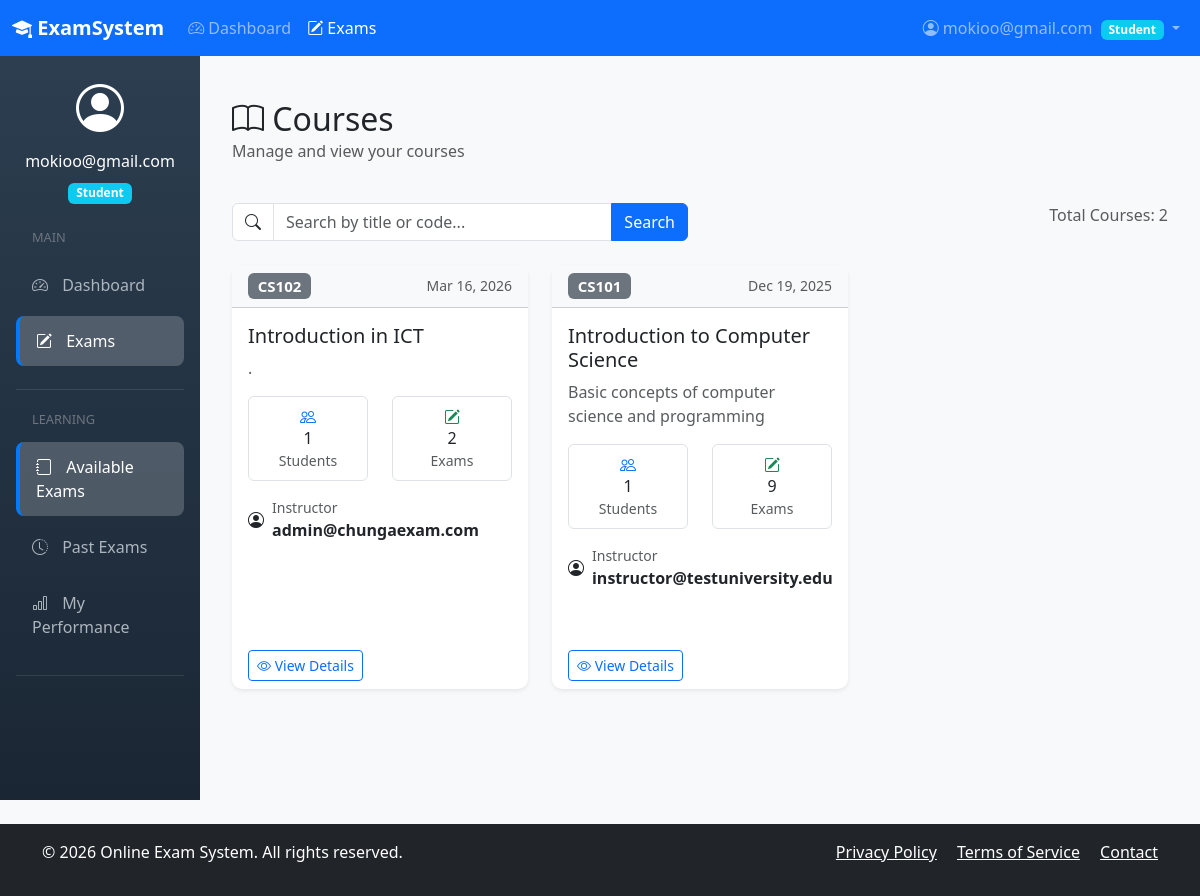
The page /exams/courses/ (signed in) on the database its author committed.
### apps/users/models.py (models this page shows, shortened)
class CustomUser(AbstractUser):
    USER_ROLES = (
        ('ADMIN', 'Administrator'),
        ('INSTRUCTOR', 'Instructor'),
        ('STUDENT', 'Student'),
    )
    email = models.EmailField(_('email address'), unique=True)
    role = models.CharField(max_length=20, choices=USER_ROLES, default='STUDENT')
    institution = models.ForeignKey(Institution, on_delete=models.SET_NULL, null=True, blank=True)
    username = models.CharField(max_length=150, unique=True)
    USERNAME_FIELD = 'email'
    REQUIRED_FIELDS = ['username', 'role']
    objects = CustomUserManager()
    class Meta:
        verbose_name = _('user')
        verbose_name_plural = _('users')

### apps/exams/models.py (models this page shows, shortened)
class Course(models.Model):
    course_id = models.UUIDField(primary_key=True, default=uuid.uuid4, editable=False)
    title = models.CharField(max_length=255)
    code = models.CharField(max_length=50, unique=True)
    description = models.TextField(blank=True)
    instructor = models.ForeignKey(CustomUser, on_delete=models.CASCADE, related_name='courses_taught')
    institution = models.ForeignKey(Institution, on_delete=models.CASCADE, null=True)
    created_at = models.DateTimeField(auto_now_add=True)

### apps/exams/views.py (the view)
# urls.py: path('courses/', views.course_list, name='course_list'),
@login_required
def course_list(request):
    user = request.user
    search_query = request.GET.get('search', '')
    if user.role == 'ADMIN':
        courses = Course.objects.all()
    elif user.role == 'INSTRUCTOR':
        courses = Course.objects.filter(instructor=user)
    else:  # STUDENT
        courses = Course.objects.filter(
            enrollment__student=user,  # Changed from enrollments to enrollment
            enrollment__is_active=True
        )
    if search_query:
        courses = courses.filter(
            Q(title__icontains=search_query) |
            Q(code__icontains=search_query) |
            Q(description__icontains=search_query)
        )
    courses = courses.order_by('-created_at')
    for course in courses:
        course.student_count = Enrollment.objects.filter(
            course=course,
            is_active=True
        ).count()
        course.exam_count = course.exam_set.count()
    context = {
        'courses': courses,
        'search_query': search_query,
        'total_courses': courses.count(),
        'can_create': user.role in ['INSTRUCTOR', 'ADMIN'],
    }
    return render(request, 'exams/course_list.html', context)

### apps/core/context_processors.py (called while the page is built)
def notification_counts(request):
    if request.user.is_authenticated:
        if request.user.role in ['INSTRUCTOR', 'ADMIN']:
            flagged_count = ProctoringSession.objects.filter(
                submission__exam__instructor=request.user,
                status='FLAGGED'
            ).count()
            pending_count = Submission.objects.filter(
                exam__instructor=request.user,
                is_graded=False,
                submitted_at__isnull=False
            ).count()
            return {
                'flagged_sessions_count': flagged_count,
                'grading_pending_count': pending_count
            }
    return {}

### templates/exams/course_list.html (shortened to what this page needs)
{% extends 'base.html' %}
{% load static %}
{% block content %}
<div class="container-fluid py-4">
    <div class="row mb-4">
        <div class="col-md-8">
            <h2 class="mb-0">
                <i class="bi bi-book"></i> Courses
            </h2>
            <p class="text-muted">Manage and view your courses</p>
        </div>
        <div class="col-md-4 text-end">
        </div>
    </div>
    <div class="row mb-4">
        <div class="col-md-6">
            <form method="get" class="d-flex">
                <div class="input-group">
                    <span class="input-group-text bg-white">
                        <i class="bi bi-search"></i>
                    </span>
                    <input type="text"
                           name="search"
                           class="form-control"
                           placeholder="Search by title or code..."
                           value="{{ search_query }}">
                    <button type="submit" class="btn btn-primary">Search</button>
                </div>
            </form>
        </div>
        <div class="col-md-6 text-end">
            <span class="text-muted">Total Courses: {{ total_courses }}</span>
        </div>
    </div>
    {% if courses %}
    <div class="row row-cols-1 row-cols-md-2 row-cols-lg-3 g-4">
        {% for course in courses %}
        <div class="col">
            <div class="card h-100 shadow-sm hover-shadow">
                <div class="card-header bg-light">
                    <div class="d-flex justify-content-between align-items-center">
                        <h5 class="card-title mb-0">
                            <span class="badge bg-secondary">{{ course.code }}</span>
                        </h5>
                        <small class="text-muted">{{ course.created_at|date:"M d, Y" }}</small>
                    </div>
                </div>
                <div class="card-body">
                    <h5 class="card-title">{{ course.title }}</h5>
                    <p class="card-text text-muted">
                        {{ course.description|truncatewords:20|default:"No description provided." }}
                    </p>
                    <div class="row mt-3 mb-3">
                        <div class="col-6 text-center">
                            <div class="border rounded p-2">
                                <i class="bi bi-people text-primary"></i>
                                <h6 class="mb-0">{{ course.student_count }}</h6>
                                <small class="text-muted">Students</small>
                            </div>
                        </div>
                        <div class="col-6 text-center">
                            <div class="border rounded p-2">
                                <i class="bi bi-pencil-square text-success"></i>
                                <h6 class="mb-0">{{ course.exam_count }}</h6>
                                <small class="text-muted">Exams</small>
                            </div>
                        </div>
                    </div>
                    <div class="d-flex align-items-center mb-3">
                        <i class="bi bi-person-circle me-2"></i>
                        <div>
                            <small class="text-muted d-block">Instructor</small>
                            <strong>{{ course.instructor.get_full_name|default:course.instructor.email }}</strong>
                        </div>
                    </div>
                </div>
                <div class="card-footer bg-transparent border-top-0">
                    <div class="d-flex justify-content-between">
                        <a href="{% url 'exams:course_detail' course.course_id %}"
                           class="btn btn-sm btn-outline-primary">
                            <i class="bi bi-eye"></i> View Details
                        </a>
                    </div>
                </div>
            </div>
        </div>
        {% endfor %}
    </div>
    {% endif %}
</div>
{% endblock %}

### templates/base.html (shortened to what this page needs)
<!DOCTYPE html>
<html lang="en">
<head>
    <link href="https://cdn.jsdelivr.net/npm/bootstrap@5.3.0-alpha1/dist/css/bootstrap.min.css" rel="stylesheet">
    <link rel="stylesheet" href="https://cdn.jsdelivr.net/npm/bootstrap-icons@1.10.0/font/bootstrap-icons.css">
</head>
<body>
    <nav class="navbar navbar-expand-lg navbar-dark bg-primary sticky-top">
        <div class="container-fluid">
            <a class="navbar-brand" href="{% url 'core:home' %}">
                <i class="bi bi-mortarboard-fill"></i> ExamSystem
            </a>
            <div class="collapse navbar-collapse" id="navbarNav">
                <ul class="navbar-nav me-auto">
                    <li class="nav-item">
                        <a class="nav-link {% if request.resolver_match.url_name == 'dashboard' %}active{% endif %}" href="{% url 'core:dashboard' %}">
                            <i class="bi bi-speedometer2"></i> Dashboard
                        </a>
                    </li>
                    <li class="nav-item">
                        <a class="nav-link {% if 'exam' in request.path %}active{% endif %}" href="{% url 'exams:exam_list' %}">
                            <i class="bi bi-pencil-square"></i> Exams
                        </a>
                    </li>
                </ul>
                <ul class="navbar-nav">
                    {% if user.is_authenticated %}
                        <li class="nav-item dropdown">
                            <a class="nav-link dropdown-toggle" href="#" role="button" data-bs-toggle="dropdown">
                                <i class="bi bi-person-circle"></i>
                                {% if user.get_full_name %}
                                    {{ user.get_full_name }}
                                {% else %}
                                    {{ user.email }}
                                {% endif %}
                                <span class="badge bg-{% if user.role == 'INSTRUCTOR' %}warning{% elif user.role == 'ADMIN' %}danger{% else %}info{% endif %} ms-1">
                                    {{ user.get_role_display }}
                                </span>
                            </a>
                        </li>
                    {% endif %}
                </ul>
            </div>
        </div>
    </nav>
    <div class="container-fluid">
        <div class="row">
            {% if user.is_authenticated %}
            <div class="col-md-2 d-none d-md-block sidebar p-0">
                <div class="p-3">
                    <div class="text-center mb-4">
                        <i class="bi bi-person-circle" style="font-size: 3rem;"></i>
                        <h6 class="mt-2 text-white">
                            {% if user.get_full_name %}
                                {{ user.get_full_name }}
                            {% else %}
                                {{ user.email }}
                            {% endif %}
                        </h6>
                        <span class="badge bg-{% if user.role == 'INSTRUCTOR' %}warning{% elif user.role == 'ADMIN' %}danger{% else %}info{% endif %}">
                            {{ user.get_role_display }}
                        </span>
                    </div>
                    <div class="sidebar-section">
                        <div class="sidebar-section-title">Main</div>
                        <nav class="nav flex-column">
                            <a class="nav-link {% if request.resolver_match.url_name == 'dashboard' %}active{% endif %}" href="{% url 'core:dashboard' %}">
                                <i class="bi bi-speedometer2"></i> Dashboard
                            </a>
                            <a class="nav-link {% if 'exam' in request.path %}active{% endif %}" href="{% url 'exams:exam_list' %}">
                                <i class="bi bi-pencil-square"></i> Exams
                            </a>
                        </nav>
                    </div>
                    {% if user.role == 'STUDENT' %}
                    <div class="sidebar-section">
                        <div class="sidebar-section-title">Learning</div>
                        <nav class="nav flex-column">
                            <a class="nav-link" href="{% url 'exams:exam_list' %}">
                                <i class="bi bi-journal"></i> Available Exams
                            </a>
                            <a class="nav-link {% if 'past-exams' in request.path %}active{% endif %}" href="{% url 'exams:past_exams' %}">
                                <i class="bi bi-clock-history"></i> Past Exams
                            </a>
                            <a class="nav-link {% if 'analytics/student' in request.path %}active{% endif %}" href="{% url 'analytics:student_performance' %}">
                                <i class="bi bi-bar-chart"></i> My Performance
                            </a>
                        </nav>
                    </div>
                    {% endif %}
                </div>
            </div>
            {% endif %}
            <div class="col-md-{% if user.is_authenticated %}10{% else %}12{% endif %} main-content">
                {% block content %}{% endblock %}
            </div>
        </div>
    </div>
    <footer class="bg-dark text-white text-center py-3 mt-4">
        <div class="container">
            <div class="row">
                <div class="col-md-6 text-md-start">
                    <p>&copy; {% now "Y" %} Online Exam System. All rights reserved.</p>
                </div>
                <div class="col-md-6 text-md-end">
                    <a href="#" class="text-white me-3">Privacy Policy</a>
                    <a href="#" class="text-white me-3">Terms of Service</a>
                    <a href="#" class="text-white">Contact</a>
                </div>
            </div>
        </div>
    </footer>
</body>
</html>

### templates/base.html (style rules this page uses)
body { background-color: #f8f9fa; }
.navbar-brand { font-weight: bold; }
.sidebar { min-height: calc(100vh - 56px); background: linear-gradient(180deg, #2c3e50 0%, #1a2634 100%); color: #fff; }
.sidebar .nav-link { color: #adb5bd; padding: 0.8rem 1rem; margin: 0.2rem 0; border-radius: 8px; transition: all 0.2s; }
.sidebar .nav-link.active { color: #ffffff; background: rgba(255,255,255,0.2); border-left: 4px solid #007bff; }
.sidebar .nav-link i { margin-right: 10px; width: 20px; text-align: center; }
.sidebar-section { margin-bottom: 20px; padding-bottom: 20px; border-bottom: 1px solid rgba(255,255,255,0.1); }
.sidebar-section-title { font-size: 0.8rem; text-transform: uppercase; color: #6c757d; margin-bottom: 10px; padding-left: 1rem; }
.main-content { padding: 20px; background-color: #f8f9fa; min-height: calc(100vh - 56px); }
.card { box-shadow: 0 4px 6px rgba(0,0,0,0.1); margin-bottom: 20px; border: none; border-radius: 10px; }

### templates/exams/course_list.html (style rules this page uses)
.hover-shadow { transition: transform 0.2s, box-shadow 0.2s; }

### rows shown on the page
CustomUser: email "mokioo@gmail.com", role "Student"
Course: code "CS102", created_at "Mar 16, 2026", title "Introduction in ICT", description ".", student_count "1", exam_count "2", instructor.get_full_name "admin@chungaexam.com"
Course: code "CS101", created_at "Dec 19, 2025", title "Introduction to Computer Science", description "Basic concepts of computer science and programming", student_count "1", exam_count "9", instructor.get_full_name "instructor@testuniversity.edu"

### other values the page prints
{{ total_courses }} "2"
